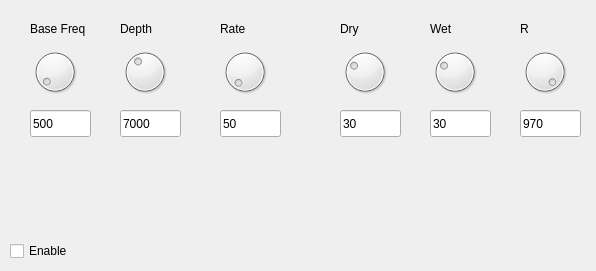
    <widget class="QWidget" name="tab">
     <attribute name="title">
      <string>Wah</string>
     </attribute>
     <widget class="QCheckBox" name="checkBox_2">
      <property name="geometry">
       <rect>
        <x>10</x>
        <y>240</y>
        <width>71</width>
        <height>22</height>
       </rect>
      </property>
      <property name="text">
       <string>Enable</string>
      </property>
     </widget>
     <widget class="QDial" name="WahDepthDial">
      <property name="geometry">
       <rect>
        <x>120</x>
        <y>40</y>
        <width>50</width>
        <height>64</height>
       </rect>
      </property>
      <property name="minimum">
       <number>1</number>
      </property>
      <property name="maximum">
       <number>18000</number>
      </property>
      <property name="value">
       <number>7000</number>
      </property>
     </widget>
     <widget class="QLabel" name="label_46">
      <property name="geometry">
       <rect>
        <x>120</x>
        <y>20</y>
        <width>67</width>
        <height>17</height>
       </rect>
      </property>
      <property name="text">
       <string>Depth</string>
      </property>
     </widget>
     <widget class="QLineEdit" name="WahRateLE">
      <property name="geometry">
       <rect>
        <x>220</x>
        <y>110</y>
        <width>61</width>
        <height>27</height>
       </rect>
      </property>
      <property name="text">
       <string>50</string>
      </property>
     </widget>
     <widget class="QDial" name="WahDryDial">
      <property name="geometry">
       <rect>
        <x>340</x>
        <y>40</y>
        <width>50</width>
        <height>64</height>
       </rect>
      </property>
      <property name="maximum">
       <number>100</number>
      </property>
      <property name="value">
       <number>30</number>
      </property>
     </widget>
     <widget class="QDial" name="WahWetDial">
      <property name="geometry">
       <rect>
        <x>430</x>
        <y>40</y>
        <width>50</width>
        <height>64</height>
       </rect>
      </property>
      <property name="maximum">
       <number>100</number>
      </property>
      <property name="value">
       <number>30</number>
      </property>
     </widget>
     <widget class="QLineEdit" name="WahBaseLE">
      <property name="geometry">
       <rect>
        <x>30</x>
        <y>110</y>
        <width>61</width>
        <height>27</height>
       </rect>
      </property>
      <property name="text">
       <string>500</string>
      </property>
     </widget>
     <widget class="QLineEdit" name="WahDryLE">
      <property name="geometry">
       <rect>
        <x>340</x>
        <y>110</y>
        <width>61</width>
        <height>27</height>
       </rect>
      </property>
      <property name="text">
       <string>30</string>
      </property>
     </widget>
     <widget class="QLineEdit" name="WahWetLE">
      <property name="geometry">
       <rect>
        <x>430</x>
        <y>110</y>
        <width>61</width>
        <height>27</height>
       </rect>
      </property>
      <property name="text">
       <string>30</string>
      </property>
     </widget>
     <widget class="QDial" name="WahBaseDial">
      <property name="geometry">
       <rect>
        <x>30</x>
        <y>40</y>
        <width>50</width>
        <height>64</height>
       </rect>
      </property>
      <property name="minimum">
       <number>1</number>
      </property>
      <property name="maximum">
       <number>15000</number>
      </property>
      <property name="value">
       <number>500</number>
      </property>
     </widget>
     <widget class="QLabel" name="label_47">
      <property name="geometry">
       <rect>
        <x>430</x>
        <y>20</y>
        <width>67</width>
        <height>17</height>
       </rect>
      </property>
      <property name="text">
       <string>Wet</string>
      </property>
     </widget>
     <widget class="QLabel" name="label_48">
      <property name="geometry">
       <rect>
        <x>220</x>
        <y>20</y>
        <width>67</width>
        <height>17</height>
       </rect>
      </property>
      <property name="text">
       <string>Rate</string>
      </property>
     </widget>
     <widget class="QLineEdit" name="WahDepthLE">
      <property name="geometry">
       <rect>
        <x>120</x>
        <y>110</y>
        <width>61</width>
        <height>27</height>
       </rect>
      </property>
      <property name="text">
       <string>7000</string>
      </property>
     </widget>
     <widget class="QLabel" name="label_49">
      <property name="geometry">
       <rect>
        <x>30</x>
        <y>20</y>
        <width>71</width>
        <height>17</height>
       </rect>
      </property>
      <property name="text">
       <string>Base Freq</string>
      </property>
     </widget>
     <widget class="QLabel" name="label_51">
      <property name="geometry">
       <rect>
        <x>340</x>
        <y>20</y>
        <width>67</width>
        <height>17</height>
       </rect>
      </property>
      <property name="text">
       <string>Dry</string>
      </property>
     </widget>
     <widget class="QDial" name="WahRateDial">
      <property name="geometry">
       <rect>
        <x>220</x>
        <y>40</y>
        <width>50</width>
        <height>64</height>
       </rect>
      </property>
      <property name="minimum">
       <number>1</number>
      </property>
      <property name="maximum">
       <number>19600</number>
      </property>
      <property name="value">
       <number>50</number>
      </property>
     </widget>
     <widget class="QLineEdit" name="WahRLE">
      <property name="geometry">
       <rect>
        <x>520</x>
        <y>110</y>
        <width>61</width>
        <height>27</height>
       </rect>
      </property>
      <property name="text">
       <string>970</string>
      </property>
     </widget>
     <widget class="QDial" name="WahRDial">
      <property name="geometry">
       <rect>
        <x>520</x>
        <y>40</y>
        <width>50</width>
        <height>64</height>
       </rect>
      </property>
      <property name="maximum">
       <number>990</number>
      </property>
      <property name="value">
       <number>970</number>
      </property>
     </widget>
     <widget class="QLabel" name="label_52">
      <property name="geometry">
       <rect>
        <x>520</x>
        <y>20</y>
        <width>67</width>
        <height>17</height>
       </rect>
      </property>
      <property name="text">
       <string>R</string>
      </property>
     </widget>
    </widget>
